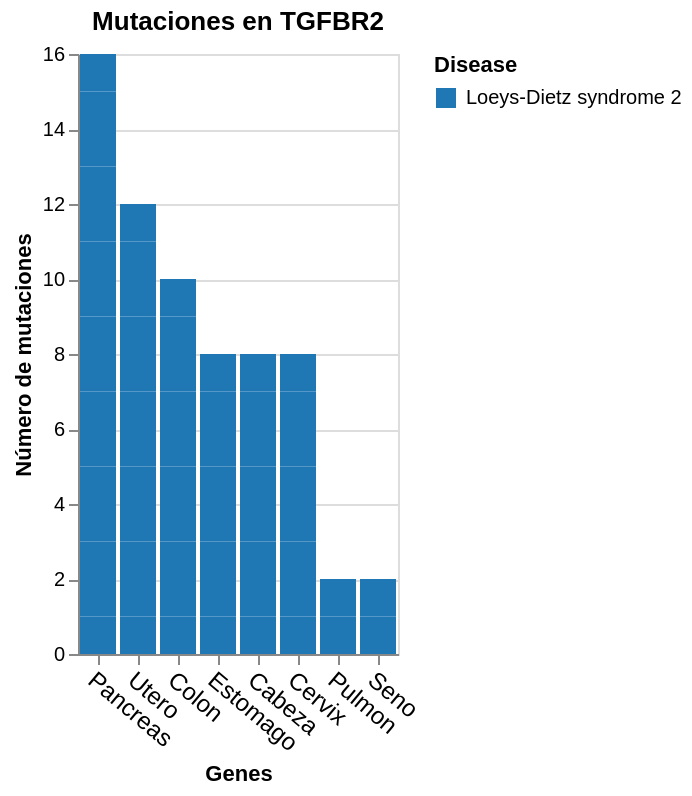

Here is the notebook cell this chart was saved with:
### Code cell
alt.Chart(tgfbr2
).transform_aggregate(
    unique_aa_mutation='distinct(aa_mutation)',
    groupby=['Gen_names','tipo_cancer', 'aa_mutation', 'Disease']
).mark_bar().encode(
    y=alt.Y('count(unique_aa_mutation):Q', title='Número de mutaciones'),
    x=alt.X('tipo_cancer', sort='-y', title='Genes',axis=alt.Axis(
              labelAngle=40, labelFontSize=12)),
    color=alt.Color('Disease', scale=alt.Scale(scheme='category20')),
     tooltip=['count(unique_aa_mutation):Q', 'Gen_names', 'tipo_cancer', 'aa_mutation']
).properties(
    title="Mutaciones en TGFBR2"
)

### Figure 1 — Vega-Lite specification as saved in the notebook (floating-point values rounded to 4 significant figures; data arrays with more than 128 entries replaced by an {"elided": "..."} marker saying what was removed)
{"config": {"view": {"continuousWidth": 300, "continuousHeight": 300}}, "data": {"name": "data-af5440cb3966529ea687f961cff70aca"}, "mark": {"type": "bar"}, "encoding": {"color": {"field": "Disease", "scale": {"scheme": "category20"}, "type": "nominal"}, "tooltip": [{"aggregate": "count", "field": "unique_aa_mutation", "type": "quantitative"}, {"field": "Gen_names", "type": "nominal"}, {"field": "tipo_cancer", "type": "nominal"}, {"field": "aa_mutation", "type": "nominal"}], "x": {"axis": {"labelAngle": 40, "labelFontSize": 12}, "field": "tipo_cancer", "sort": "-y", "title": "Genes", "type": "nominal"}, "y": {"aggregate": "count", "field": "unique_aa_mutation", "title": "Número de mutaciones", "type": "quantitative"}}, "title": "Mutaciones en TGFBR2", "transform": [{"aggregate": [{"op": "distinct", "field": "aa_mutation", "as": "unique_aa_mutation"}], "groupby": ["Gen_names", "tipo_cancer", "aa_mutation", "Disease"]}], "$schema": "https://vega.github.io/schema/vega-lite/v5.17.0.json", "datasets": {"data-af5440cb3966529ea687f961cff70aca": {"elided": "183 records"}}}
